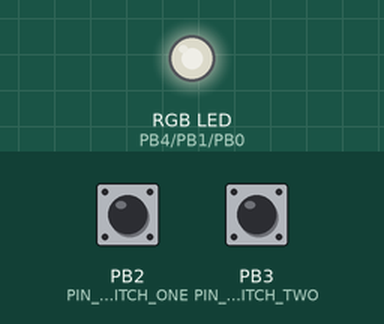
This sketch was run on a simulated ATtiny85, built with avr-gcc and run on an emulated ATtiny85. Shown: an RGB LED mixed from three pins (HIGH = lit). The test bench sets the inputs (shaded band); at power-on: PB2 (PIN_SWITCH_ONE) LOW, PB3 (PIN_SWITCH_TWO) LOW. Dim RGB values are drawn brighter than linear; random numbers use the default seed unless the sketch sets one.

Above: at 5.3 s.
5.4 s: PB2 (PIN_SWITCH_ONE) pulled HIGH for 0.15 s
At 6.44 s:
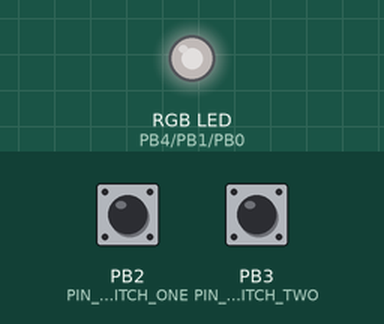
8.4 s: PB3 (PIN_SWITCH_TWO) pulled HIGH for 0.15 s
At 10.66 s:
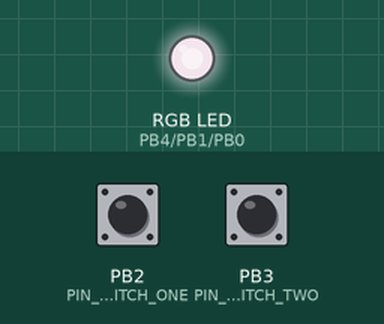
11.5 s: PB2 (PIN_SWITCH_ONE) pulled HIGH for 1 s
At 11.68 s:
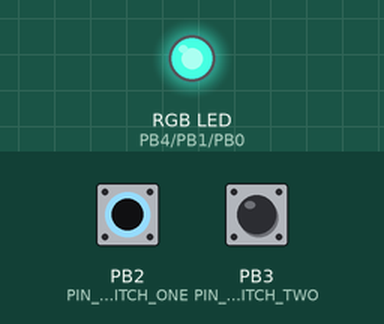
15.5 s: PB2 (PIN_SWITCH_ONE) pulled HIGH for 3.2 s
At 17.9 s:
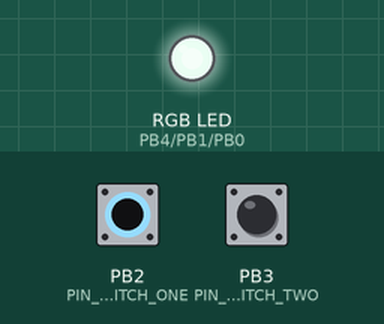
21.7 s: PB3 (PIN_SWITCH_TWO) pulled HIGH for 1 s
25.7 s: PB2 (PIN_SWITCH_ONE) pulled HIGH for 1 s
Timing chart, 0 to 34.9 s (numbered marks = the images above; inputs shaded):
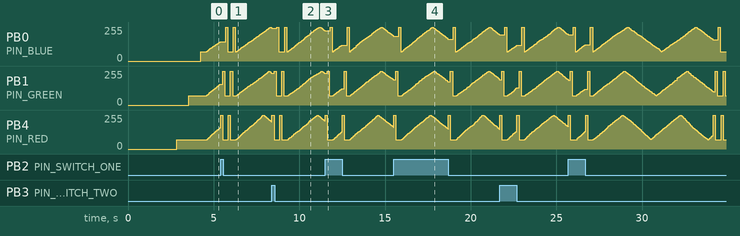

The sketch:

GlowingDices.ino
```cpp
// (licence header left out)
/**
* ATtiny85
*
* PWM
*
*  There are rumors that ATiny85 would have only
*  two pins capable of PWM; this is wrong. In fact
*  there are three PWM capable pins.
*
*  See page 2:
*    https://ww1.microchip.com/downloads/en/DeviceDoc/Atmel-2586-AVR-8-bit-Microcontroller-ATtiny25-ATtiny45-ATtiny85_Datasheet.pdf
*
*  IC-PIN 1 : PB5 = Unused
*  IC-PIN 2 : PB3 = Input, Switch #2
*  IC-PIN 3 : PB4 = Output, PWM (Red)
*  IC-PIN 4 : GND = GROUND

*  IC-PIN 5 : PB0 = Output, PWM (Blue)
*  IC-PIN 6 : PB1 = Output, PWM (Green)
*  IC-PIN 7 : PB2 = Input, Switch #1
*  IC-PIN 8 : VCC = +5 VDC
*
*  PB3 is not a PWM pin. The overline above it marks it as inverter pin (page 61).
*/
const byte NUMBER_OF_LEDS = 3;

const byte PIN_RED = 4;
const byte PIN_GREEN = 1;
const byte PIN_BLUE = 0;

const byte LED_PINS_LIST[NUMBER_OF_LEDS] = {PIN_RED, PIN_GREEN, PIN_BLUE};

/*
*  PB2 and PB3 are our input pins. From there we will
*  detect state changes by mechanicalal switches.
*/
const byte PIN_SWITCH_ONE = 2;
const byte PIN_SWITCH_TWO = 3;

/**
* Brightnesses
*/
const byte INITIAL_BRIGHTNESS = 70;
const byte MAX_BRIGHTNESS = 255;
const byte MAX_BREATHING_BRIGHTNESS = 255;

/**
* PWM increment/decrement size for each loop run
*/
const byte INCREMENT_SIZE = 1;
const byte DECREMENT_SIZE = 1;

/**
* VARIABLES: Global
*/
byte program_state = 0;

unsigned long effects_latest_millis = millis();
unsigned long effects_invoke_count = 0;

unsigned long breathing_latest_micros = micros();

/**
* SWITCHES
*
* 0: Pin number
* 1: Current state
* 2: State before current state (loop check)
*/
const byte NUMBER_OF_SWITCHES = 2;

const byte SWITCH_ONE = 0;
const byte SWITCH_TWO = 1;

const byte PIN_NUMBER = 0;
const byte CURRENT_STATE = 1;
const byte STATE_BEFORE = 2;
const byte HAS_BEEN_TOGGLED = 3;

byte switches[NUMBER_OF_SWITCHES][4] = {
  {PIN_SWITCH_ONE, false, false, false},
  {PIN_SWITCH_TWO, false, false, false}
};

/**
* PINS
*
* 0: Mode (0 = Increment, 1 = Decrement)
* 1: Current brightness
* 2: Microseconds before update (constantly updated)
*/
const byte MODE = 0;
const byte BRIGHTNESS = 1;
const byte MICROS = 2;

int pins[8][3] = {};

void setup() {
  pinMode(PIN_RED, OUTPUT);
  pinMode(PIN_GREEN, OUTPUT);
  pinMode(PIN_BLUE, OUTPUT);

  for (byte i = 0; i < NUMBER_OF_SWITCHES; i++) {
    pinMode(switches[i][PIN_NUMBER], INPUT);
  }
}

void loop() {
  /**
  * UPDATE: Switch states
  */
  bool has_any_switch_been_toggled = false;
  bool is_any_switch_on = false;

  for (byte i = 0; i < NUMBER_OF_SWITCHES; i++) {
    switches[i][CURRENT_STATE] = false;
    switches[i][HAS_BEEN_TOGGLED] = false;

    if (digitalRead(switches[i][PIN_NUMBER]) == LOW) {
      switches[i][CURRENT_STATE] = true;
      is_any_switch_on = true;
    }

    if (switches[i][STATE_BEFORE] != switches[i][CURRENT_STATE]) {
      switches[i][HAS_BEEN_TOGGLED] = true;
      has_any_switch_been_toggled = true;
    }

    switches[i][STATE_BEFORE] = switches[i][CURRENT_STATE];
  }

  /**
  * INITIATE: First loop run
  */
  if (program_state == 0) {
      program_state = 1;

      delay(2500);

      /**
      * Gracefully turn on all LEDs
      */
      fadeIn(PIN_RED, 1, INITIAL_BRIGHTNESS, 5 * 1000);
      delay(350);

      fadeIn(PIN_GREEN, 1, INITIAL_BRIGHTNESS, 5 * 1000);
      delay(350);

      fadeIn(PIN_BLUE, 1, INITIAL_BRIGHTNESS, 5 * 1000);
      delay(350);
  } else {

    /**
    * EFFECTS: Constant breathing
    */
    breathing(PIN_RED, INITIAL_BRIGHTNESS, MAX_BREATHING_BRIGHTNESS, random(100, 6000));
    breathing(PIN_GREEN, INITIAL_BRIGHTNESS, MAX_BREATHING_BRIGHTNESS, random(100, 6000));
    breathing(PIN_BLUE, INITIAL_BRIGHTNESS, MAX_BREATHING_BRIGHTNESS, random(100, 6000));

    /**
    * EFFECT: Immediately after toggle to show it was successful
    */
    if (has_any_switch_been_toggled && is_any_switch_on) {
      flash(LED_PINS_LIST, NUMBER_OF_LEDS, 50);

      /**
      * Reset to prevent immediate effects after changing state
      */
      effects_latest_millis = millis();
    }

    /**
    * EFFECTS: Periodically if any switch is on
    */
    if (is_any_switch_on) {
      int timeout;

      if (switches[SWITCH_ONE][CURRENT_STATE]) {
        timeout = 7000;
      } else if (switches[SWITCH_TWO][CURRENT_STATE]) {
        timeout = 31000;
      }

      if (millis() - effects_latest_millis > timeout) {
        /**
        * Switch #1: Pulses
        * Switch #2: Flashes
        */
        if (effects_invoke_count % 4 == 0) {
          for (byte i = 0; i < 6; i++) {
            flash(LED_PINS_LIST, NUMBER_OF_LEDS, 50);
          }
        } else {
          for (byte i = 0; i < 3; i++) {
            pulse(LED_PINS_LIST, NUMBER_OF_LEDS);
          }
        }

        effects_latest_millis = millis();
        effects_invoke_count += 1;
      }
    }
  }
}

void breathing(byte pin_number, byte min_brightness, byte max_brightness, int microdelay) {
  /**
  * Microseconds that have passed since
  */
  int micros_passed = micros() - breathing_latest_micros;
  breathing_latest_micros = micros();

  /**
  * Always reduce the amount of microseconds remaining until next update
  */
  pins[pin_number][MICROS] = pins[pin_number][MICROS] - micros_passed;

  /**
  * Invoke update
  */
  if (pins[pin_number][MICROS] <= 0) {
    /**
    * Increment
    */
    if (pins[pin_number][MODE] == 0) {
      pins[pin_number][BRIGHTNESS] += INCREMENT_SIZE;
    /**
    * Decrement
    */
    } else {
      pins[pin_number][BRIGHTNESS] -= DECREMENT_SIZE;
    }

    /**
    * Cap upper and lower bounds
    */
    if (pins[pin_number][BRIGHTNESS] > max_brightness) {
      pins[pin_number][BRIGHTNESS] = max_brightness;
    }

    if (pins[pin_number][BRIGHTNESS] < min_brightness) {
      pins[pin_number][BRIGHTNESS] = min_brightness;
    }

    /**
    * Switch mode once limits have been exceeded
    */
    if (pins[pin_number][BRIGHTNESS] == min_brightness) {
      pins[pin_number][MODE] = 0;
    } else if (pins[pin_number][BRIGHTNESS] == max_brightness) {
      pins[pin_number][MODE] = 1;
    }

    /**
    * Change brightness
    */
    setIntensity(pin_number, pins[pin_number][BRIGHTNESS]);

    /**
    * Set microseconds remaining for next update
    */
    pins[pin_number][MICROS] = microdelay;
  }
}

void setIntensity(byte pin_number, byte value) {
  analogWrite(pin_number, value);
}

/**
* Effects
*/
void fadeIn(byte pin_number, byte start, byte end, int microdelay) {
  for (byte i = start; i < end; i++) {
    setIntensity(pin_number, i);
    delayMicroseconds(microdelay);
  }
}

void fadeOut(byte pin_number, byte start, byte end, int microdelay) {
  for (byte i = start; i > end; i--) {
    setIntensity(pin_number, i);
    delayMicroseconds(microdelay);
  }
}

void pulse(byte pin_numbers[], byte size) {
  for (byte i = 0; i < size; i++) {
    fadeIn(pin_numbers[i], pins[pin_numbers[i]][BRIGHTNESS], MAX_BRIGHTNESS, 1 * 1000);

    fadeOut(pin_numbers[i], MAX_BRIGHTNESS, INITIAL_BRIGHTNESS, 1 * 1000);
    pins[pin_numbers[i]][BRIGHTNESS] = INITIAL_BRIGHTNESS;
  }
}

void flash(byte pin_numbers[], byte size, byte end_millidelay) {
  for (byte i = 0; i < size; i++) {
    setIntensity(pin_numbers[i], MAX_BRIGHTNESS);
    delay(120);

    setIntensity(pin_numbers[i], INITIAL_BRIGHTNESS);
    pins[pin_numbers[i]][BRIGHTNESS] = INITIAL_BRIGHTNESS;

    if (i > 0) {
      delay(end_millidelay);
    }
  }
}
```
